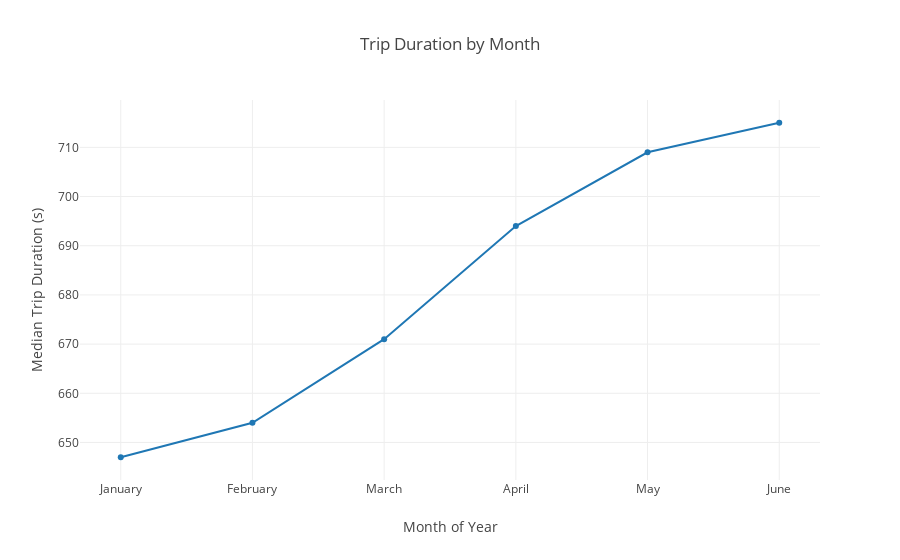
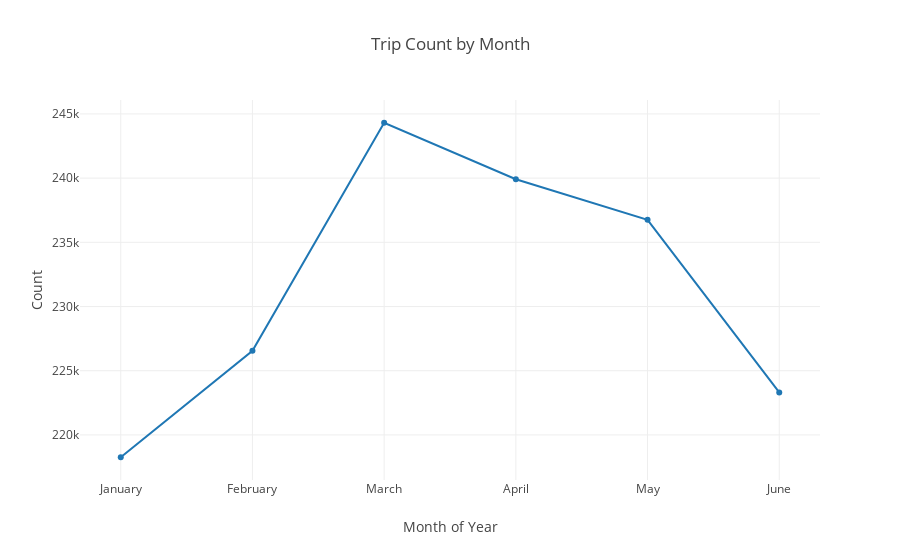

The notebook cell these images were saved under, in order:
### Markdown cell above
#### [2.2.1] Trip Duration by Month of Year

A plot of the median trip duration per month against the month of year shows an increase in median speed from colder to warmer months. It is not immediately clear how this may be explained. We are also limited to only 6 months of data so it is impossible to say if this is a trend that is seen every year or is due to some peculiarty for this year alone. 

<b>Intution:</b> month of year seems to have some influence on trip duration.

### Code cell
import calendar

mthly_trip_summary = train[['id', 
                           'month', 
                           'trip_duration']].groupby('month', 
                                                     as_index=False).agg({'id':'count', 
                                                                          'trip_duration':'median'}).rename(columns={'id':'trip_count',
                                                                                                                    'trip_duration':'median_trip_duration'})
all_months = mthly_trip_summary['month'].unique()

mth_dur_trace = go.Scatter(x=mthly_trip_summary['month'].apply(lambda x: calendar.month_name[x]),
                   y=mthly_trip_summary['median_trip_duration'])

mth_count_trace = go.Scatter(x=mthly_trip_summary['month'].apply(lambda x: calendar.month_name[x]),
                   y=mthly_trip_summary['trip_count'])

# Plot duration by month
layout = go.Layout(
    title='Trip Duration by Month',
    yaxis=dict(
        zeroline=False,
        title='Median Trip Duration (s)'
    ),
    xaxis=dict(
        title='Month of Year'
    )
)
fig = go.Figure(data=[mth_dur_trace], layout=layout)
iplot(fig)

# Plot Count by month
layout = go.Layout(
    title='Trip Count by Month',
    yaxis=dict(
        zeroline=False,
        title='Count'
    ),
    xaxis=dict(
        title='Month of Year'
    )
)
fig = go.Figure(data=[mth_count_trace], layout=layout)
iplot(fig)

### Figure 1 — Plotly figure (JSON) as saved in the notebook; plotly's stock layout.template omitted (floating-point values rounded to 4 significant figures)
{"data": [{"type": "scatter", "x": ["January", "February", "March", "April", "May", "June"], "y": [647, 654, 671, 694, 709, 715]}], "layout": {"title": "Trip Duration by Month", "xaxis": {"title": "Month of Year"}, "yaxis": {"title": "Median Trip Duration (s)", "zeroline": false}}}

### Figure 2 — Plotly figure (JSON) as saved in the notebook; plotly's stock layout.template omitted (floating-point values rounded to 4 significant figures)
{"data": [{"type": "scatter", "x": ["January", "February", "March", "April", "May", "June"], "y": [218261, 226548, 244312, 239916, 236755, 223311]}], "layout": {"title": "Trip Count by Month", "xaxis": {"title": "Month of Year"}, "yaxis": {"title": "Count", "zeroline": false}}}
